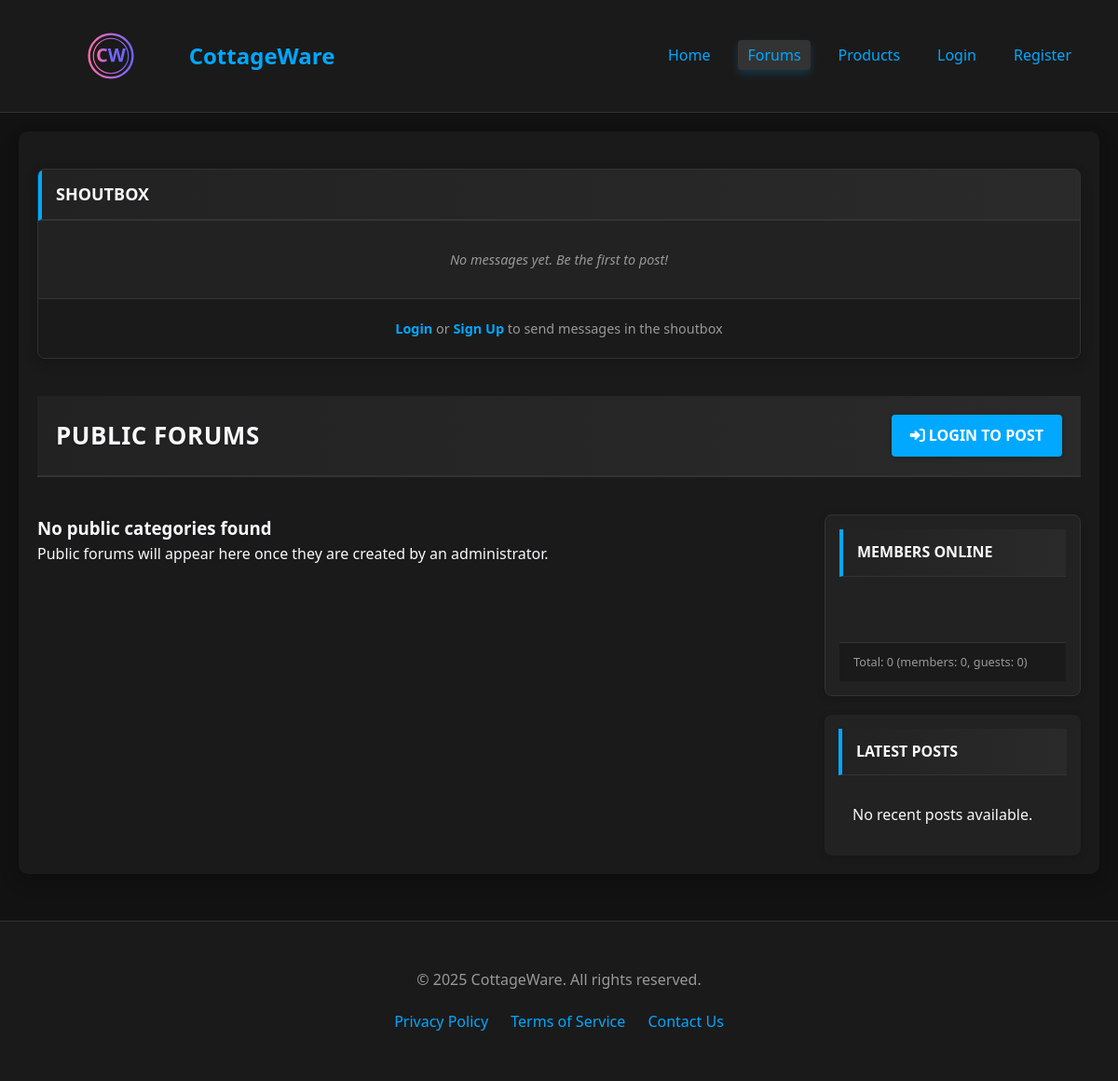
/forum, run on an earlier commit of the app's database.
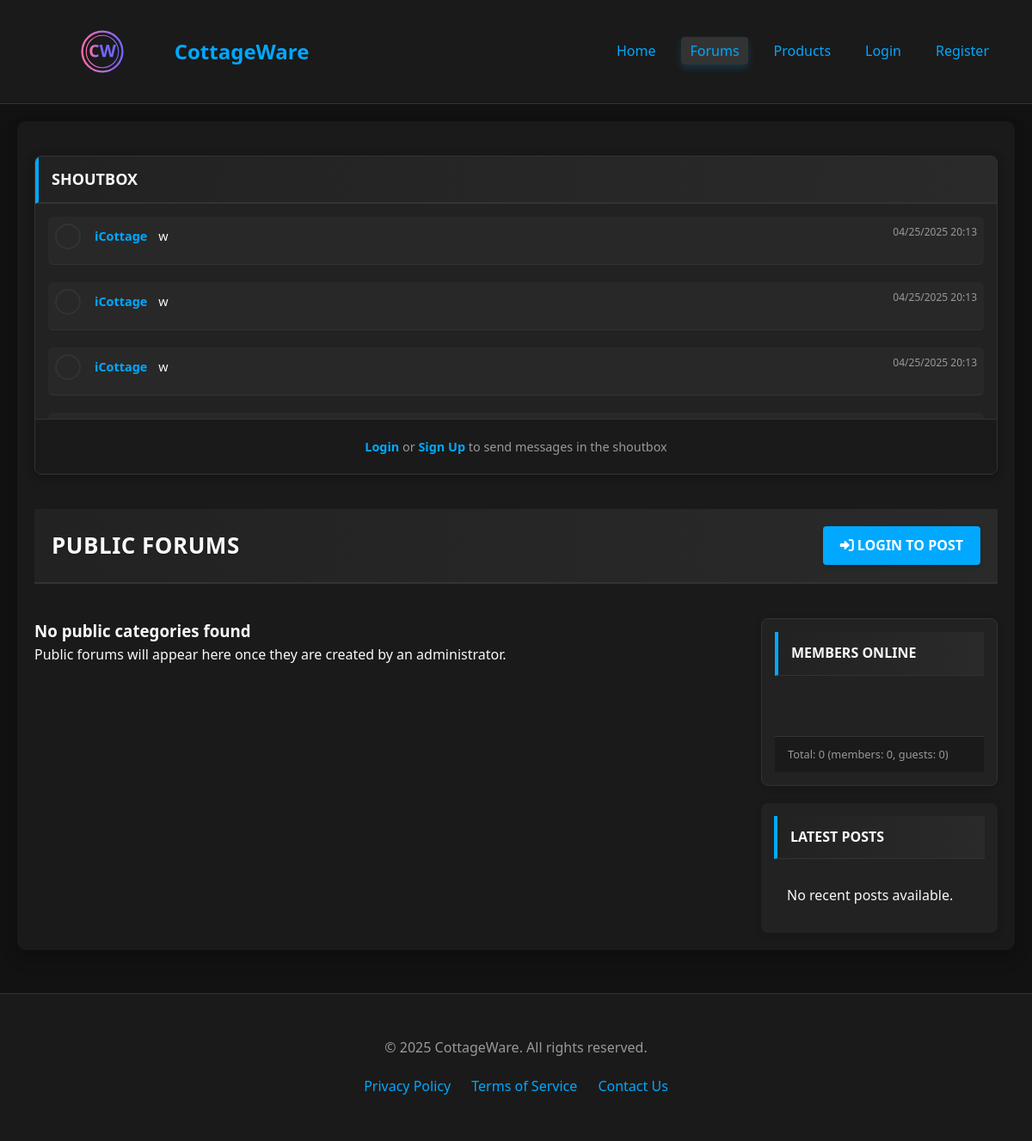
And on a later commit of the database.
### models.py (models this page shows, shortened)
class Shoutbox(Base):
    __tablename__ = "shoutbox"
    id = Column(Integer, primary_key=True, index=True)
    user_id = Column(Integer, ForeignKey("users.id"))
    message = Column(String(255))
    created_at = Column(DateTime, default=func.now())
    shoutbox_type = Column(String(20), default="public")
    user = relationship("User")

class UserProfile(Base):
    __tablename__ = "user_profiles"
    TIER_UNREGISTERED = 0
    TIER_REGISTERED = 1
    TIER_CUSTOMER = 2
    TIER_MODERATOR = 3
    TIER_ADMIN = 4
    TIER_OWNER = 5
    id = Column(Integer, primary_key=True, index=True)
    user_id = Column(Integer, ForeignKey("users.id"), unique=True)
    display_name = Column(String(32), nullable=True)  # Display name (1-32 chars)
    bio = Column(Text, nullable=True)
    location = Column(String(100), nullable=True)
    website = Column(String(255), nullable=True)
    signature = Column(Text, nullable=True)
    account_tier = Column(Integer, default=1)  # Default to registered
    reputation = Column(Integer, default=0)
    discord = Column(String(100), nullable=True)
    user = relationship("User", back_populates="profile")

### main.py (the view)
@app.get("/forum", response_class=HTMLResponse)
async def read_forum(request: Request, db: Session = Depends(get_db), current_user: User = Depends(get_optional_user)):
    categories = db.query(Category).filter(Category.is_public == True).order_by(Category.order).all()
    for category in categories:
        category.forums = [forum for forum in category.forums if forum.can_access(current_user) and forum.is_public]
    categories = [category for category in categories if category.forums]
    recent_threads = db.query(Thread).order_by(Thread.created_at.desc()).limit(5).all()
    shoutbox_messages = db.query(Shoutbox).join(User, User.id == Shoutbox.user_id) \
        .filter(Shoutbox.shoutbox_type == "public") \
        .order_by(Shoutbox.created_at.desc()).limit(10).all()
    online_users_count = len(set(conn["user"].id for conn in active_connections if conn["user"] is not None))
    guest_count = sum(1 for conn in active_connections if conn["user"] is None)
    return templates.TemplateResponse(
        "forum.html",
        {
            "request": request,
            "current_user": current_user,
            "categories": categories,
            "recent_threads": recent_threads,
            "shoutbox_messages": shoutbox_messages,
            "online_users_count": online_users_count,
            "guest_count": guest_count,
            "total_online": online_users_count + guest_count
        }
    )

### templates/forum.html (shortened to what this page needs)
<!DOCTYPE html>
<html lang="en">
<head>
  <link rel="stylesheet" href="/static/style.css">
  <link rel="stylesheet" href="/static/css/forum-layout.css">
  <link rel="stylesheet" href="/static/css/forum-improvements.css">
  <link rel="stylesheet" href="https://cdnjs.cloudflare.com/ajax/libs/font-awesome/6.0.0-beta3/css/all.min.css">
</head>
<body>
  {% include 'includes/navbar.html' %}
  <main class="container">
    <section class="forum-container">
      <div class="shoutbox">
        <div class="shoutbox-header">
          <h3>SHOUTBOX</h3>
        </div>
        <div class="shoutbox-messages" id="shoutbox-messages">
          {% for message in shoutbox_messages %}
          <div class="shoutbox-message">
            <div class="message-author">
              <img src="{{ message.user.avatar_url or '/static/images/default-avatar.png' }}" alt="{{ message.user.profile.display_name or message.user.username }}" class="message-avatar" onerror="this.onerror=null; this.src='/static/images/default-avatar.png';">
              <span class="message-username"><a href="/users/{{ message.user.username }}.{{ message.user.id }}" class="user-profile-link">{{ message.user.profile.display_name or message.user.username }}</a></span>
            </div>
            <div class="message-content">{{ message.message }}</div>
            <div class="message-time">{{ message.created_at.strftime('%m/%d/%Y %H:%M') }}</div>
          </div>
          {% endfor %}
          {% if not shoutbox_messages %}
          <div class="shoutbox-empty-message">No messages yet. Be the first to post!</div>
          {% endif %}
        </div>
        <div class="shoutbox-form">
          {% if current_user %}
          <form id="shoutbox-form" action="javascript:void(0);">
            <input type="text" id="shoutbox-input" placeholder="Write a message..." autocomplete="off">
            <button type="submit"><i class="fas fa-paper-plane"></i></button>
            <input type="hidden" id="current-user-id" value="{{ current_user.id }}">
            <input type="hidden" id="current-username" value="{{ current_user.username }}">
          </form>
          {% else %}
          <div class="shoutbox-login-message">
            <a href="/login?next=/forum">Login</a> or <a href="/register">Sign Up</a> to send messages in the shoutbox
          </div>
          {% endif %}
        </div>
      </div>
      <div class="forum-header">
        <h2 class="forum-title">PUBLIC FORUMS</h2>
        <div class="forum-actions">
          {% if current_user %}
          {% else %}
          <a href="/login?next=/forum" class="btn"><i class="fas fa-sign-in-alt"></i> LOGIN TO POST</a>
          {% endif %}
        </div>
      </div>
      <div class="forum-content">
        <div class="forum-categories">
          <div class="category">
            {% if not categories %}
            <div class="category-empty">
              <h3>No public categories found</h3>
              <p>Public forums will appear here once they are created by an administrator.</p>
            </div>
            {% endif %}
          </div>
        </div>
        <div class="forum-sidebar">
          <div class="members-online">
            <div class="members-header">
              <h3>MEMBERS ONLINE</h3>
            </div>
            <div class="members-list" id="online-members-list">
            </div>
            <div class="members-stats" id="members-stats">
              <p>Total: {{ total_online }} (members: {{ online_users_count }}, guests: {{ guest_count }})</p>
            </div>
          </div>
          <div class="latest-posts">
            <div class="latest-posts-header">
              <h3>LATEST POSTS</h3>
            </div>
            <div class="latest-posts-list">
              {% if not recent_threads %}
              <div class="latest-posts-empty">No recent posts available.</div>
              {% endif %}
            </div>
          </div>
        </div>
      </div>
    </section>
  </main>
  {% include 'includes/footer.html' %}
</body>
</html>

### templates/includes/navbar.html
<header>
  <div class="container">
    <div class="header-content">
      <div class="logo">
        <img src="/static/site-immagery/logo-transparent.svg" alt="CottageWare Logo">
        <h1 class="logo-text">CottageWare</h1>
      </div>
      <nav>
        <ul>
          <li><a href="/" {% if request.url.path == '/' %}class="active"{% endif %}>Home</a></li>
          <li><a href="/forum" {% if '/forum' in request.url.path %}class="active"{% endif %}>Forums</a></li>
          <li><a href="/products" {% if '/products' in request.url.path %}class="active"{% endif %}>Products</a></li>
          {% if current_user %}
            <li><a href="/profile" {% if '/profile' in request.url.path %}class="active"{% endif %}>
              {% if current_user.profile and current_user.profile.display_name %}{{ current_user.profile.display_name }}{% elif current_user.username %}{{ current_user.username }}{% else %}Profile{% endif %}
            </a></li>
            {% if current_user.profile and current_user.profile.account_tier >= 4 %}
            <li><a href="/admin" {% if '/admin' in request.url.path %}class="active"{% endif %}>
              <i class="fas fa-shield-alt"></i> Admin
            </a></li>
            {% endif %}
            <li><a href="/logout">Log out</a></li>
          {% else %}
            <li><a href="/login" {% if '/login' in request.url.path %}class="active"{% endif %}>Login</a></li>
            <li><a href="/register" {% if '/register' in request.url.path %}class="active"{% endif %}>Register</a></li>
          {% endif %}
        </ul>
      </nav>
    </div>
  </div>
</header>

### templates/includes/footer.html (shortened to what this page needs)
<footer>
  <div class="container">
    <p>&copy; <span id="year"></span> CottageWare. All rights reserved.</p>
    <div class="footer-links">
      <a href="/privacy-policy">Privacy Policy</a>
      <a href="/terms-of-service">Terms of Service</a>
      <a href="/contact-us">Contact Us</a>
    </div>
  </div>
</footer>

### static/css/forum-layout.css (style rules this page uses)
.forum-container { display: flex; flex-direction: column; gap: 20px; }
.forum-content { display: grid; grid-template-columns: 3fr 1fr; gap: 20px; }
.forum-categories { display: flex; flex-direction: column; gap: 20px; grid-column: 1 / 2; }
.forum-sidebar { grid-column: 2 / 3; display: flex; flex-direction: column; gap: 20px; }
.members-online { background-color: #222; border-radius: 4px; padding: 15px; margin-bottom: 0; }
.latest-posts { background-color: #222; border-radius: 4px; padding: 15px; margin-bottom: 0; }
.forum-categories { display: flex; margin-top: 0; }
.category { width: 100%; }

### static/css/forum-improvements.css (style rules this page uses)
.forum-container { background-color: #1a1a1a; border-radius: 10px; box-shadow: 0 4px 12px rgba(0, 0, 0, 0.2), 0 8px 24px rgba(0, 0, 0, 0.1); overflow: hidden; margin-bottom: 30px; transition: transform 0.3s ease, box-shadow 0.3s ease; }
.forum-header { background: linear-gradient(to right, #222, #2a2a2a); padding: 20px; border-bottom: 2px solid #333; margin-bottom: 20px; }
.forum-title { font-size: 26px; font-weight: 700; color: #f8f9fa; text-shadow: 0 1px 2px rgba(0, 0, 0, 0.3); letter-spacing: 0.5px; }
.shoutbox { background-color: #222; border-radius: 8px; overflow: hidden; box-shadow: 0 2px 8px rgba(0, 0, 0, 0.15), 0 4px 16px rgba(0, 0, 0, 0.1); margin-bottom: 20px; border: 1px solid #333; transition: box-shadow 0.3s ease; }
.shoutbox-header { background: linear-gradient(to right, #222, #2a2a2a); padding: 12px 15px; border-bottom: 2px solid #333; border-left: 4px solid #00a8ff; }
.shoutbox-header h3 { margin: 0; font-size: 18px; font-weight: 600; color: #f8f9fa; }
.shoutbox-messages { padding: 15px; max-height: 250px; overflow-y: auto; scrollbar-width: thin; scrollbar-color: #444 #222; }
.shoutbox-message { margin-bottom: 12px; padding-bottom: 12px; border-bottom: 1px solid #333; animation: fadeIn 0.3s ease-in-out; }
.message-author { display: flex; align-items: center; margin-bottom: 5px; }
.message-avatar { width: 30px; height: 30px; border-radius: 50%; margin-right: 10px; object-fit: cover; border: 2px solid #333; }
.message-username { font-weight: 600; margin-right: 5px; }
.message-username a { color: #00a8ff; text-decoration: none; transition: all 0.2s ease; position: relative; }
.message-username a::after { content: ''; position: absolute; width: 0; height: 2px; bottom: -2px; left: 0; background-color: #66c6ff; transition: width 0.3s ease; }
.message-content { color: #f8f9fa; margin: 5px 0; line-height: 1.4; word-break: break-word; }
.message-time { font-size: 12px; color: #999; text-align: right; }
.shoutbox-form { display: flex; flex-direction: row; align-items: center; padding: 12px; background-color: #1a1a1a; border-top: 1px solid #333; gap: 8px; }
.forum-sidebar { display: flex; flex-direction: column; gap: 20px; }
.members-online, .latest-posts { background-color: #222; border-radius: 8px; overflow: hidden; box-shadow: 0 2px 8px rgba(0, 0, 0, 0.15); }
.members-header, .latest-posts-header { background: linear-gradient(to right, #222, #2a2a2a); padding: 12px 15px; border-bottom: 1px solid #333; border-left: 4px solid #00a8ff; }
.members-header h3, .latest-posts-header h3 { margin: 0; font-size: 16px; font-weight: 600; color: #f8f9fa; }
.members-list, .latest-posts-list { padding: 15px; max-height: 250px; overflow-y: auto; scrollbar-width: thin; scrollbar-color: #444 #222; }
.members-stats { padding: 10px 15px; background-color: #1a1a1a; border-top: 1px solid #333; font-size: 12px; color: #999; }
.user-profile-link { color: #00a8ff; text-decoration: none; transition: all 0.2s ease; position: relative; font-weight: 600; }
.user-profile-link::after { content: ''; position: absolute; width: 0; height: 2px; bottom: -2px; left: 0; background-color: #66c6ff; transition: width 0.3s ease; }

What changed in the data, as far as the page shows it:
added Shoutbox: user.profile "iCottage", message "w", created_at "04/25/2025 20:13"
added Shoutbox: user.profile "iCottage", message "w", created_at "04/25/2025 20:13"
added Shoutbox: user.profile "iCottage", message "w", created_at "04/25/2025 20:13"
Also different on the page:
text no longer shown: "No messages yet. Be the first to post!"
